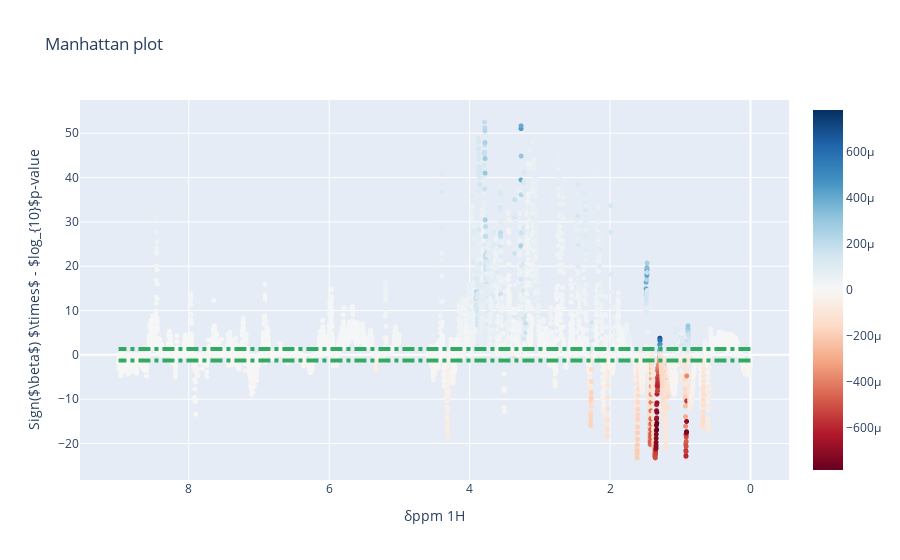

The notebook cell this image was saved under:
### Code cell
iplot(interactive_manhattan(p_age_byadj, beta_age, sig=0.05, xvalues=ppm))

### Figure 1 — Plotly figure (JSON) as saved in the notebook; plotly's stock layout.template omitted (floating-point values rounded to 4 significant figures; data arrays with more than 128 entries replaced by an {"elided": "..."} marker saying what was removed)
{"data": [{"marker": {"cmax": 0.0007829, "cmin": -0.0007829, "color": {"elided": "8600 float values"}, "colorscale": [[0, "rgb(103,0,31)"], [0.1, "rgb(178,24,43)"], [0.2, "rgb(214,96,77)"], [0.3, "rgb(244,165,130)"], [0.4, "rgb(253,219,199)"], [0.5, "rgb(247,247,247)"], [0.6, "rgb(209,229,240)"], [0.7, "rgb(146,197,222)"], [0.8, "rgb(67,147,195)"], [0.9, "rgb(33,102,172)"], [1, "rgb(5,48,97)"]], "showscale": true, "size": 5}, "mode": "markers", "text": {"elided": "8600 str values"}, "x": {"elided": "8600 float values"}, "y": {"elided": "8600 float values"}, "type": "scattergl"}], "layout": {"bargap": 0, "barmode": "stack", "hovermode": "closest", "shapes": [{"line": {"color": "rgb(50, 171, 96)", "dash": "dashdot", "width": 4}, "type": "line", "x0": 0.0005, "x1": 8.999, "y0": -1.301, "y1": -1.301}, {"line": {"color": "rgb(50, 171, 96)", "dash": "dashdot", "width": 4}, "type": "line", "x0": 0.0005, "x1": 8.999, "y0": 1.301, "y1": 1.301}], "title": {"text": "Manhattan plot"}, "xaxis": {"autorange": "reversed", "title": {"text": "δppm 1H"}}, "yaxis": {"title": {"text": "Sign($\\beta$) $\\times$ - $log_{10}$p-value"}}}}
